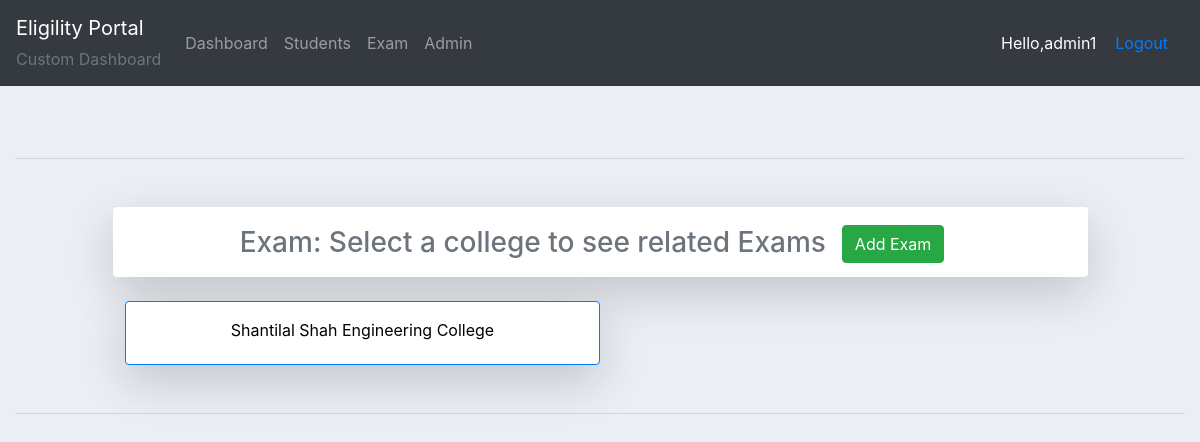
/adminapp/exam/ (signed in), run on an earlier commit of the app's database.
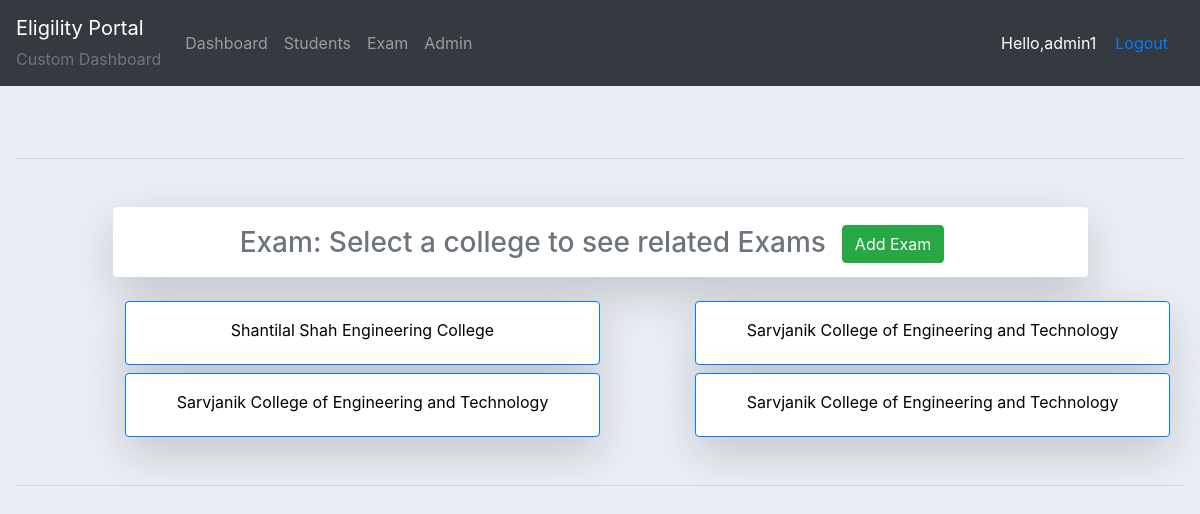
And on a later commit of the database.
### exam/models.py (models this page shows)
class College(models.Model):
    clg_name = models.CharField(max_length=300)
    def __str__(self):
        return self.clg_name

### exam/decorators.py (the view)
        def wrapper_func(request, *args,  **kwargs):
            group = None
            if request.user.groups.exists():
                group = request.user.groups.all()[0].name
            if group in allowed_roles:
                return view_func(request, *args, **kwargs)
            else:
                return HttpResponse('Not Allowed')

### adminapp/views.py (called while the page is built)
@login_required(login_url='adminapp:loginadmin/')
@allowed_users(allowed_roles=['admin'])
def exam(request):
    college_list = College.objects.all()
    context = {'college_list':college_list}
    return render(request, 'adminapp/exam.html', context)

### adminapp/templates/adminapp/exam.html (shortened to what this page needs)
{% extends 'adminapp/main.html' %}
{% block content %}
<br>
<hr class="my-5">
<div class="colleges col-md-10 offset-md-1 shadow-lg bg-white rounded align-middle"><h3 class="head text-center text-muted align-middle">Exam: Select a college to see related Exams<span class="mx-3"><a href="{% url 'adminapp:addexam' %}" class="btn btn-success">Add Exam</a></span></h3></div>
<div class="container">
	<div class="row mt-3">
	{% for college in college_list %}
		<a href="{% url 'adminapp:college-exam' college.id %}" class="btn btn-primary hover col-md-5 offset-md-1 mt-2 shadow-lg p-3 bg-white rounded">
			<div>{{college}} </div>
		</a>
	{% endfor %}
	</div>
</div>
<br>
<hr class="my-4 bold">
{% endblock  %}

What changed in the data, as far as the page shows it:
added College: clg_name "Sarvjanik College of Engineering and Technology"
added College: clg_name "Sarvjanik College of Engineering and Technology"
added College: clg_name "Sarvjanik College of Engineering and Technology"
